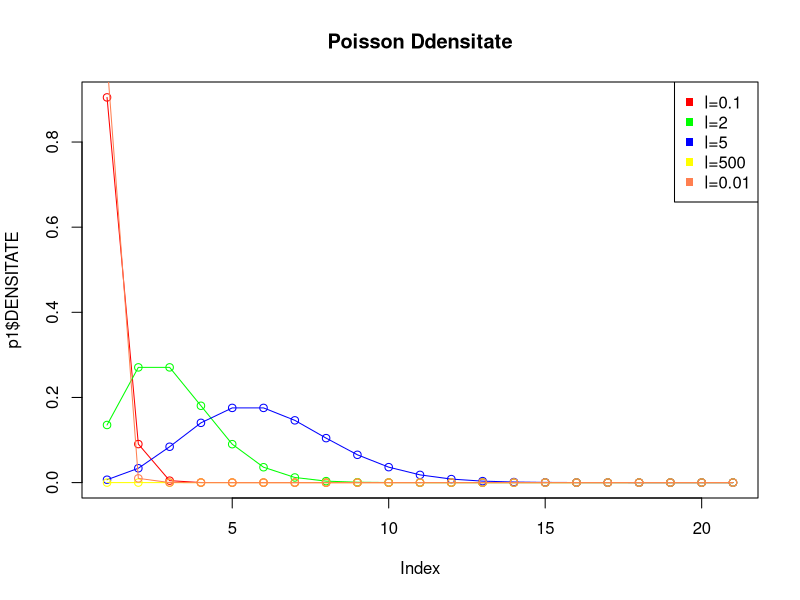
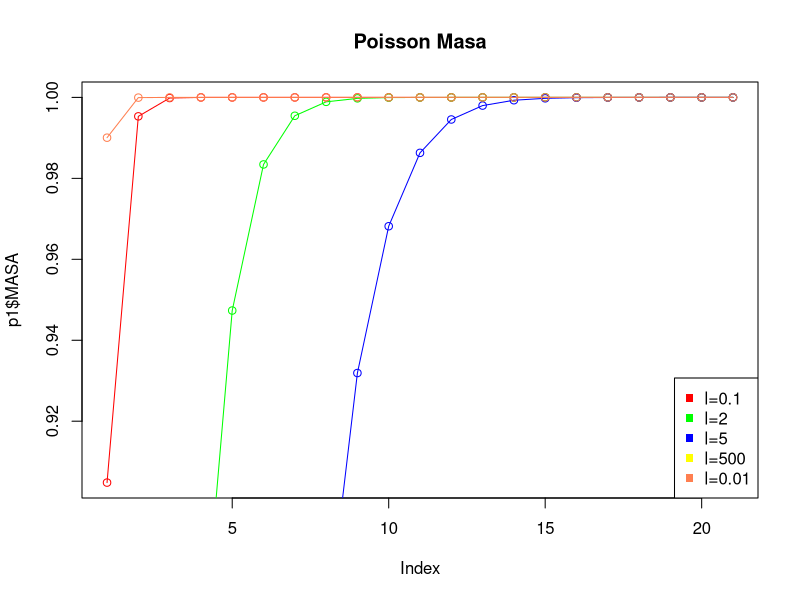
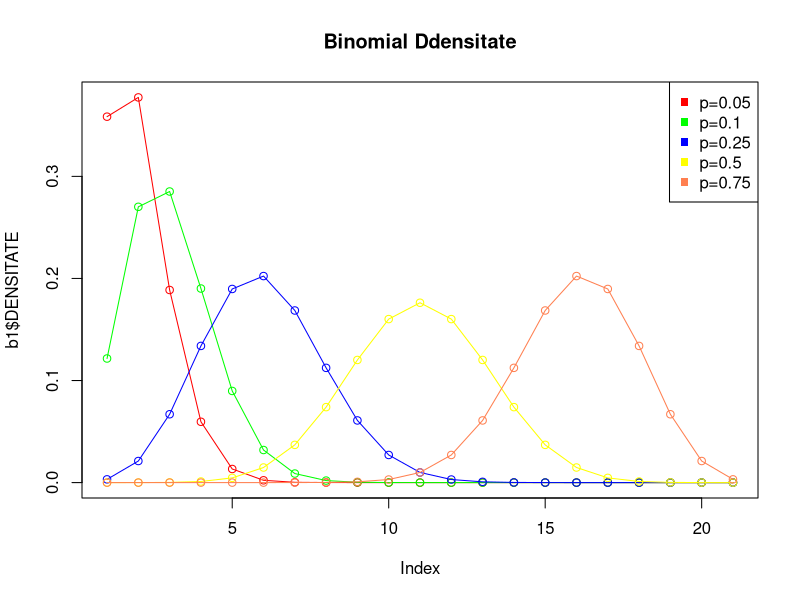
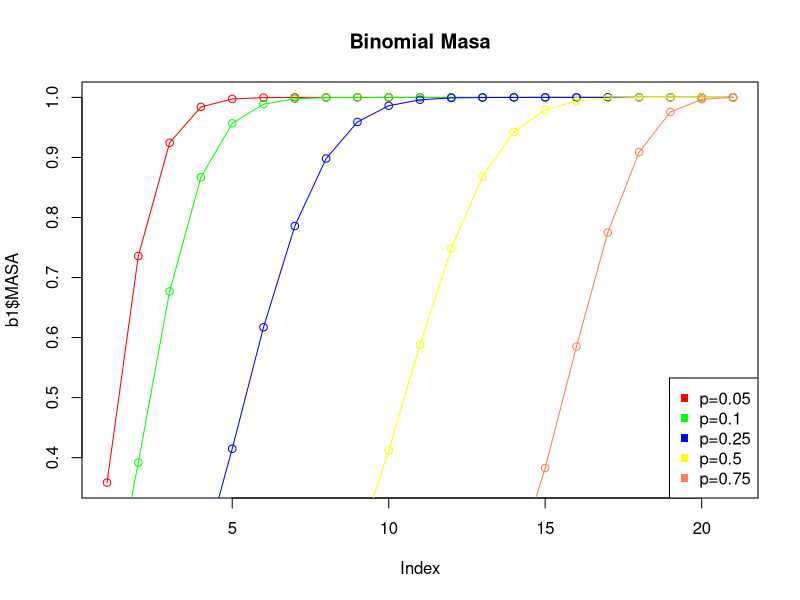
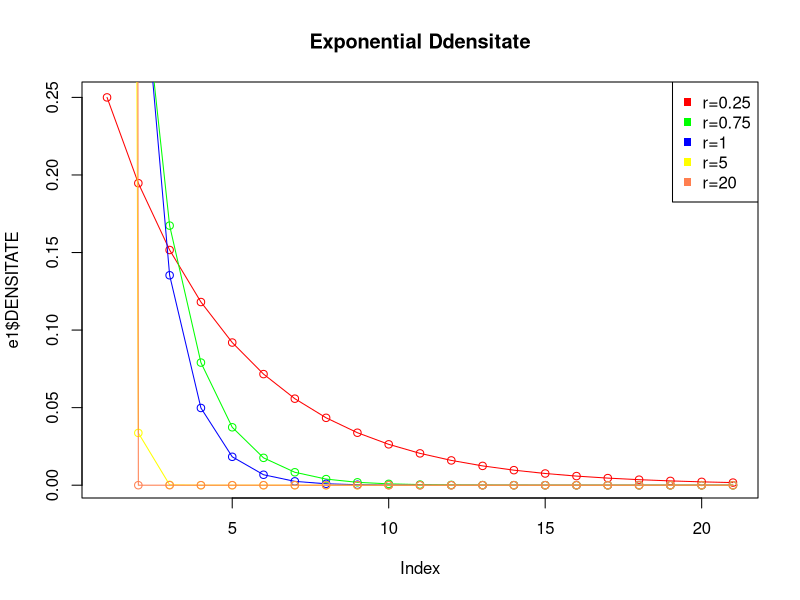
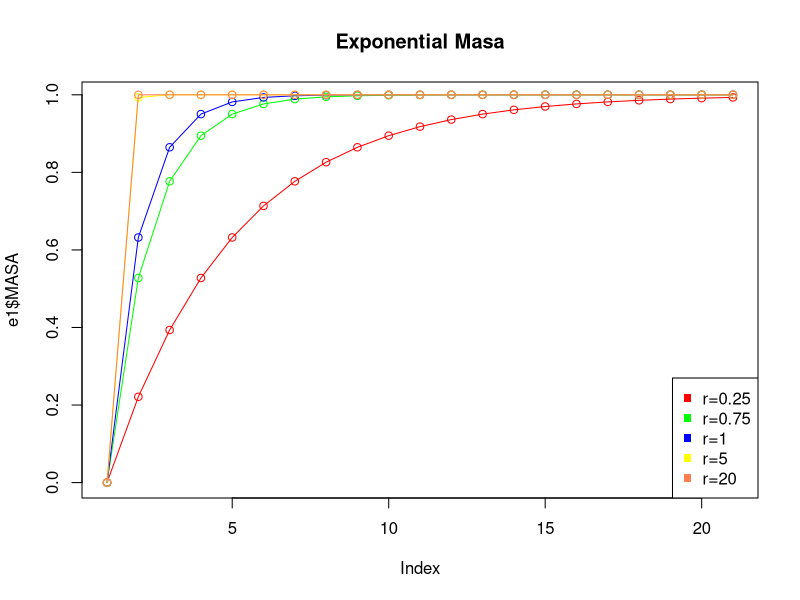
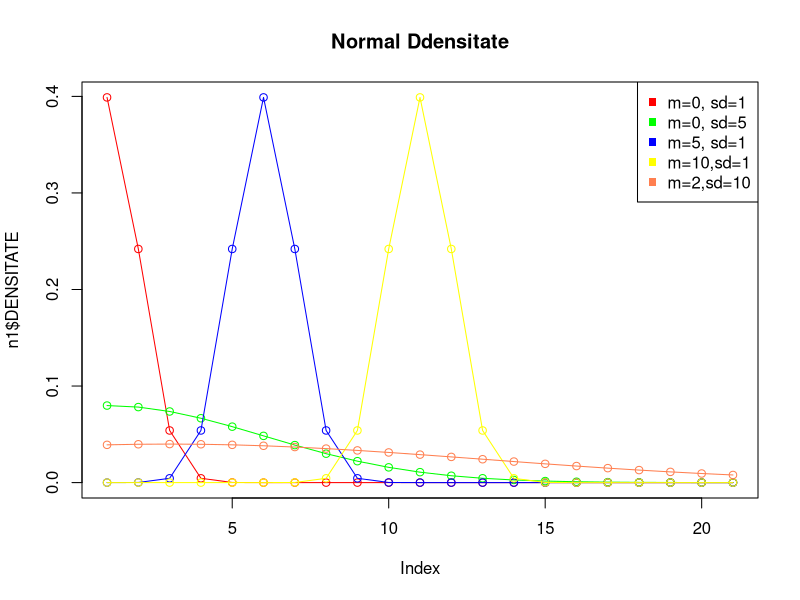
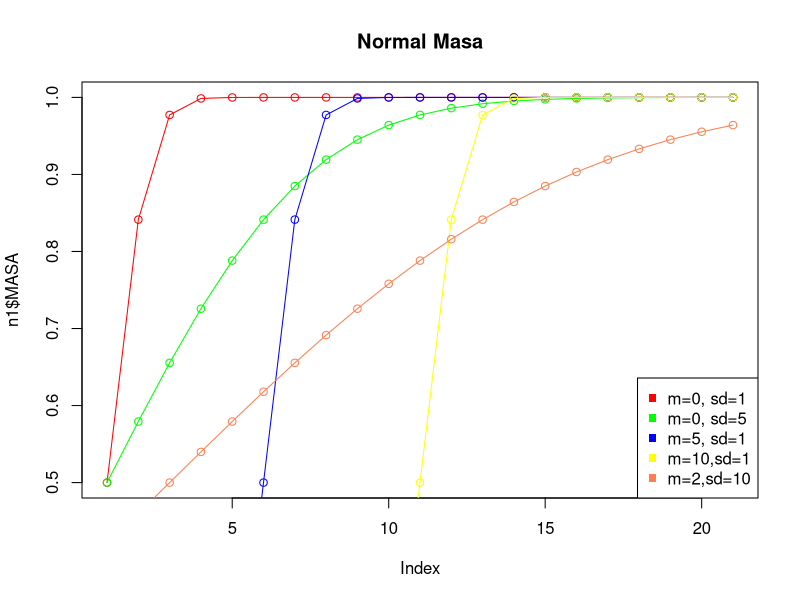

Write R code to recreate these figures, in order.


p = rpois(1000,500)
b = rbinom(1000, 10, 0.1)
e = rexp(1000,10)
n = rnorm(1000,500)
print(var(p))
print(mean(p))
print(var(b))
print(mean(b))
print(var(e))
print(mean(e))
print(var(n))
print(mean(n))

#Ex 2 si 3 graficele functiilor de masa, densitate si functiile de repartitie

##graficele poisson
p1 = data.frame(DENSITATE=dpois(0:20, 0.1), MASA=ppois(0:20, 0.1))
p2 = data.frame(DENSITATE=dpois(0:20, 2), MASA=ppois(0:20, 2))
p3 = data.frame(DENSITATE=dpois(0:20, 5), MASA=ppois(0:20, 5))
p4 = data.frame(DENSITATE=dpois(0:20, 500), MASA=ppois(0:20, 500))
p5 = data.frame(DENSITATE=dpois(0:20, 0.01), MASA=ppois(0:20, 0.01))

plot(p1$DENSITATE, type="o",col="red", main="Poisson Ddensitate") 
lines(p2$DENSITATE,type="o",col="green")
lines(p3$DENSITATE,type="o",col="blue")
lines(p4$DENSITATE,type="o",col="yellow")
lines(p5$DENSITATE,type="o",col="coral")
legend("topright",c("l=0.1","l=2","l=5","l=500", "l=0.01"), col=c("red","green","blue","yellow","coral"),pch=15)

plot(p1$MASA,type="o",col="red", main="Poisson Masa") 
lines(p2$MASA,type="o",col="green")
lines(p3$MASA,type="o",col="blue")
lines(p4$MASA,type="o",col="yellow")
lines(p5$MASA,type="o",col="coral")
legend("bottomright",c("l=0.1","l=2","l=5","l=500", "l=0.01"), col=c("red","green","blue","yellow","coral"),pch=15)

##graficele binomial
b1 = data.frame(DENSITATE=dbinom(0:20, 20, 0.05), MASA=pbinom(0:20, 20, 0.05))
b2 = data.frame(DENSITATE=dbinom(0:20, 20, 0.1), MASA=pbinom(0:20, 20, 0.1))
b3 = data.frame(DENSITATE=dbinom(0:20, 20, 0.25), MASA=pbinom(0:20, 20, 0.25))
b4 = data.frame(DENSITATE=dbinom(0:20, 20, 0.5), MASA=pbinom(0:20, 20, 0.5))
b5 = data.frame(DENSITATE=dbinom(0:20, 20, 0.75), MASA=pbinom(0:20, 20, 0.75))

plot(b1$DENSITATE, type="o",col="red", main="Binomial Ddensitate")
lines(b2$DENSITATE,type="o",col="green")
lines(b3$DENSITATE,type="o",col="blue")
lines(b4$DENSITATE,type="o",col="yellow")
lines(b5$DENSITATE,type="o",col="coral")
legend("topright",c("p=0.05","p=0.1","p=0.25","p=0.5", "p=0.75"), col=c("red","green","blue","yellow","coral"),pch=15)

plot(b1$MASA,type="o",col="red", main="Binomial Masa")
lines(b2$MASA,type="o",col="green")
lines(b3$MASA,type="o",col="blue")
lines(b4$MASA,type="o",col="yellow")
lines(b5$MASA,type="o",col="coral")
legend("bottomright",c("p=0.05","p=0.1","p=0.25","p=0.5", "p=0.75"), col=c("red","green","blue","yellow","coral"),pch=15)

##graficele exponential
e1 = data.frame(DENSITATE=dexp(0:20, 0.25), MASA=pexp(0:20, 0.25))
e2 = data.frame(DENSITATE=dexp(0:20, 0.75), MASA=pexp(0:20, 0.75))
e3 = data.frame(DENSITATE=dexp(0:20, 1), MASA=pexp(0:20, 1))
e4 = data.frame(DENSITATE=dexp(0:20, 5), MASA=pexp(0:20, 5))
e5 = data.frame(DENSITATE=dexp(0:20, 20), MASA=pexp(0:20, 20))

plot(e1$DENSITATE, type="o",col="red", main="Exponential Ddensitate")
lines(e2$DENSITATE,type="o",col="green")
lines(e3$DENSITATE,type="o",col="blue")
lines(e4$DENSITATE,type="o",col="yellow")
lines(e5$DENSITATE,type="o",col="coral")
legend("topright",c("r=0.25","r=0.75","r=1","r=5", "r=20"), col=c("red","green","blue","yellow","coral"),pch=15)

plot(e1$MASA,type="o",col="red", main="Exponential Masa") 
lines(e2$MASA,type="o",col="green")
lines(e3$MASA,type="o",col="blue")
lines(e4$MASA,type="o",col="yellow")
lines(e5$MASA,type="o",col="coral")
legend("bottomright",c("r=0.25","r=0.75","r=1","r=5", "r=20"), col=c("red","green","blue","yellow","coral"),pch=15)

##graficele normal
n1 = data.frame(DENSITATE=dnorm(0:20, 0, 1), MASA=pnorm(0:20, 0, 1))
n2 = data.frame(DENSITATE=dnorm(0:20, 0, 5), MASA=pnorm(0:20, 0, 5))
n3 = data.frame(DENSITATE=dnorm(0:20, 5, 1), MASA=pnorm(0:20, 5, 1))
n4 = data.frame(DENSITATE=dnorm(0:20, 10, 1), MASA=pnorm(0:20, 10, 1))
n5 = data.frame(DENSITATE=dnorm(0:20, 2, 10), MASA=pnorm(0:20, 2, 10))

plot(n1$DENSITATE, type="o",col="red", main="Normal Ddensitate")
lines(n2$DENSITATE,type="o",col="green")
lines(n3$DENSITATE,type="o",col="blue")
lines(n4$DENSITATE,type="o",col="yellow")
lines(n5$DENSITATE,type="o",col="coral")
legend("topright",c("m=0, sd=1","m=0, sd=5","m=5, sd=1","m=10,sd=1", "m=2,sd=10"), col=c("red","green","blue","yellow","coral"),pch=15)

plot(n1$MASA,type="o",col="red", main="Normal Masa") 
lines(n2$MASA,type="o",col="green")
lines(n3$MASA,type="o",col="blue")
lines(n4$MASA,type="o",col="yellow")
lines(n5$MASA,type="o",col="coral")
legend("bottomright",c("m=0, sd=1","m=0, sd=5","m=5, sd=1","m=10,sd=1", "m=2,sd=10"), col=c("red","green","blue","yellow","coral"),pch=15)

#4
aproxPoisson <- function(n,p,k){
  lambda <- n * p
  sum <- 0
  for(x in 0:k)
    sum <- sum + exp(-lambda) * ((lambda ^ x)/factorial(x))
  return(sum)
}
aproxNormala <- function(n,p,k) {    
  numarator = k -n*p
  numitor = sqrt(n*p*(1-p))
  return(pnorm(numarator/numitor))
}
aproxNormalaFactor <- function(n,p,k){
  numarator = k +0.5 -n*p
  numitor = sqrt(n*p*(1-p))
  return(pnorm(numarator/numitor))
}
aproxCampPaulson <- function(n,p,k){
  b <- 1/ (9*(k+1))
  a <- 1/ (9*(n-k))
  r <- ((k+1)*(1-p)) / (p*(n-k))
  c <- (1-b) * r^(1/3)
  miu <- 1 - a
  sigma <-sqrt( a + b*r^(2/3))
  return(pnorm((c-miu)/sigma))
}
Matrice <- function(n,p) {
  matrice <- matrix(nrow=10,ncol=6)
  for(k in 1:10){
    matrice[k,1] <- k
    matrice[k,2] <- pbinom(k, size = n, prob = p)   
    matrice[k,3] <- aproxPoisson(n,p,k)
    matrice[k,4] <- aproxNormala(n,p,k)
    matrice[k,5] <- aproxNormalaFactor(n,p,k)
    matrice[k,6] <- aproxCampPaulson(n,p,k)
  }
  return(matrice)
}

print(Matrice(25,0.05))
print(Matrice(25,0.1))
print(Matrice(50,0.05))
print(Matrice(50,0.1))
print(Matrice(100,0.05))
print(Matrice(100,0.1))
#5
Kolmogorov <- function(n,p)
{
  Max<- 0
  Max1 <- 0
  Max2 <- 0
  Max3 <- 0

  matrice <- matrix(nrow=10,ncol=6)
  for(k in 1:10){
    matrice[k,1] <- k
    matrice[k,2] <- pbinom(k, size = n, prob = p)   
    matrice[k,3] <- aproxPoisson(n,p,k)
    matrice[k,4] <- aproxNormala(n,p,k)
    matrice[k,5] <- aproxNormalaFactor(n,p,k)
    matrice[k,6] <- aproxCampPaulson(n,p,k)
  }
 
      for(k in 1:10)
      {
        if(abs(matrice[k,2]-matrice[k,3]) > Max)
           Max <- abs(matrice[k,2]-matrice[k,3])
        
          if(abs(matrice[k,4]-matrice[k,2]) > Max1)
            Max1 <- abs(matrice[k,2]-matrice[k,4])
          if(abs(matrice[k,5]-matrice[k,2]) > Max2)
            Max2 <- abs(matrice[k,2]-matrice[k,5])
          if(abs(matrice[k,6]-matrice[k,2]) > Max3)
            Max3 <- abs(matrice[k,2]-matrice[k,6])
      }

  
  return(list(
    MaxP=Max,
    MaxN=Max1,
    MaxNF=Max2,
    MaxCP=Max3
  ))
}

domeniuX <- c(0.01, 0.50)
domeniuY <- c(0, 0.4)

plot(c(),type = "o",xlim=domeniuX,ylim=domeniuY,main="Kolmogorov n = 25")
n <- 25
n1 <- 50
n2 <- 100
for(p in seq(0.01, 0.5, 0.01)) {
  maxime <- Kolmogorov(n,p)
  points(x=p, y=maxime$MaxP, xlim=domeniuX, ylim=domeniuY,col="red")
  points(x=p, y=maxime$MaxN, xlim=domeniuX, ylim=domeniuY,col="green")
  points(x=p, y=maxime$MaxNF, xlim=domeniuX, ylim=domeniuY,col="coral")
  points(x=p, y=maxime$MaxCP, xlim=domeniuX, ylim=domeniuY,col="magenta")
}
plot(c(),type = "o",xlim=domeniuX,ylim=domeniuY,main="Kolmogorov n = 50")

for(p in seq(0.01, 0.5, 0.01)) {
  maxime <- Kolmogorov(n1,p)
  points(x=p, y=maxime$MaxP, xlim=domeniuX, ylim=domeniuY,col="red")
  points(x=p, y=maxime$MaxN, xlim=domeniuX, ylim=domeniuY,col="green")
  points(x=p, y=maxime$MaxNF, xlim=domeniuX, ylim=domeniuY,col="coral")
  points(x=p, y=maxime$MaxCP, xlim=domeniuX, ylim=domeniuY,col="magenta")
}

plot(c(),type = "o",xlim=domeniuX,ylim=domeniuY,main="Kolmogorov n = 100")
for(p in seq(0.01, 0.5, 0.01)) {
  maxime <- Kolmogorov(n2,p)
  points(x=p, y=maxime$MaxP, xlim=domeniuX, ylim=domeniuY,col="red")
  points(x=p, y=maxime$MaxN, xlim=domeniuX, ylim=domeniuY,col="green")
  points(x=p, y=maxime$MaxNF, xlim=domeniuX, ylim=domeniuY,col="coral")
  points(x=p, y=maxime$MaxCP, xlim=domeniuX, ylim=domeniuY,col="magenta")
}
#6

functie <- function(miu,sigma,lambda)
{
  return(function(x){
    result <- 2/sigma * dnorm((x-miu)/sigma) * pnorm(lambda*(x-miu)/sigma)
    return(result)
  })
}

domeniuX <- c(0, 10)
domeniuY <- c(0, 1)

plot(functie(4,5,6),type = "o",xlim=domeniuX,ylim=domeniuY,col="red",main="densitatea repartitiei normal-asimetrice")
plot(functie(1,2,3),type = "o",xlim=domeniuX,ylim=domeniuY,col="green",add=TRUE)
plot(functie(2,5,8),type = "o",xlim=domeniuX,ylim=domeniuY,col="blue",add=TRUE)
plot(functie(1,5,6),type = "o",xlim=domeniuX,ylim=domeniuY,col="yellow",add=TRUE)
plot(functie(4,8,6),type = "o",xlim=domeniuX,ylim=domeniuY,col="coral",add=TRUE)
legend(x=4, y=domeniuY[2],c("l=4,5,6","l=1,2,3","l=2,5,8","l=1,5,6", "l=4,8,6"), col=c("red","green","blue","yellow","coral"),pch=1,cex=0.8)



# 7
lambdaResult <-function(n,p){
  return(function(lambda){
    numarator <- (1 - (2 / 3.14) * (lambda^2/(1+lambda^2)))^3 * (1-2*p)^2
    numitor <- (2/3.14) * (4/3.14 - 1)^2 * (lambda^2/ (1+lambda^2))^3 * (n*p*(1-p))/(1-2*p)^2
    return(numarator-numitor)
  })
}

functieCareCalculeazaChestii <- function(n, p) {
  lambdaPatrat <- uniroot(lambdaResult(n,p),c(0,1000))$root
  lambda <- sign(1-p) * sqrt(lambdaPatrat)
  numarator <- n*p*(1-p)
  numitor <- 1 - (2/3.14) * (lambda/(1+lambda)) 
  sigma <- sqrt(numarator/numitor)
  miu <- n*p - sigma * sqrt((2*3.14) * (lambda/(1+lambda)))
  
  return(list(
    miu=miu,
    sigma=sigma,
    lambda=lambda
  ))
}

sigmaFunction <- function(n,p){
  lambdaPatrat <- uniroot(lambdaResult(n,p),c(0,1000))$root
  lambda <- sign(1-p) * sqrt(lambdaPatrat)
  numarator <- n*p*(1-p)
  numitor <- 1 - (2/3.14) * (lambda/(1+lambda)) 
  sigma <- sqrt(numarator/numitor)
  return(sigma)
}

miuFunction <- function(n,p){
  sigma <- sigmaFunction(n,p)
  lambdaPatrat <- uniroot(lambdaResult(n,p),c(0,1000))$root
  lambda <- sign(1-p) * sqrt(lambdaPatrat)
  miu <- n*p - sigma * sqrt((2*3.14) * (lambda/(1+lambda)))
  return(miu)
}


integ <- Vectorize(function(k,n,p){
  lambdaPatrat <- uniroot(lambdaResult(n,p),c(0,1000))$root
  lambda <- sign(1-p) * sqrt(lambdaPatrat)
  sigma <- sigmaFunction(n,p)
  miu <- miuFunction(n,p)
  return(integrate(function(t) { 2*dnorm(t)*pnorm(lambda * t) },-Inf,(k+0.5 - miu)/ sigma)$value)
})

domeniuX <- c(0, 10)
domeniuY <- c(0, 0.4)
n <- 25
p <- 0.1
p2 <- 0.25
chestii <- functieCareCalculeazaChestii(n, p)
barplot(dbinom(2:10, 25, 0.1), xlim=domeniuX,ylim=domeniuY,col="red")
plot(functie(chestii$miu, chestii$sigma, chestii$lambda), xlim=domeniuX,ylim=domeniuY, col="green",add=TRUE)
chestii2 <- functieCareCalculeazaChestii(n, p2)
barplot(dbinom(1:10, 25, 0.25), xlim=domeniuX,ylim=domeniuY,col="red")
plot(functie(chestii2$miu, chestii2$sigma, chestii2$lambda), xlim=domeniuX,ylim=domeniuY, col="green",add=TRUE)

#8

Kolmogorov_8 <- function(n,p)
{
   Max<- 0
 

  
  matrice <- matrix(nrow=10,ncol=3)
  for(k in 1:10){
    matrice[k,1] <- k
    matrice[k,2] <- pbinom(k, size = n, prob = p)   
    matrice[k,3] <- integ(k,n,p)
  
  }
  
  for(k in 1:10)
  {
    if(abs(matrice[k,2]-matrice[k,3]) > Max)
      Max <- abs(matrice[k,2]-matrice[k,3])
  }
  return(Max)
}
domeniuX <- c(0.05, 0.1)
domeniuY <- c(0, 2)

plot(c(),type = "o",xlim=domeniuX,ylim=domeniuY)
n <- 25
n1 <- 50
n2 <- 100
for(p in seq(0.05, 0.1, 0.001)) {
  points(x=p, y=Kolmogorov_8(n,p), xlim=domeniuX, ylim=domeniuY,col="magenta",main="Kolmogorov")
}
plot(c(),type = "o",xlim=domeniuX,ylim=domeniuY)

for(p in seq(0.05, 0.1, 0.001)) {

  points(x=p,y=Kolmogorov_8(n1,p), xlim=domeniuX, ylim=domeniuY,col="magenta",main="Kolmogorov")
}

plot(c(),type = "o",xlim=domeniuX,ylim=domeniuY)
for(p in seq(0.05, 0.1, 0.001)) {
 
  points(x=p, y=Kolmogorov_8(n2,p), xlim=domeniuX, ylim=domeniuY,col="magenta",main="Kolmogorov")
}


#Problema 2

#Punctul a), calcularea functiei fgam

#integram pentru a < 1
f1 <- function(a)
{
  f2 <- function(x)
  {
    x^(a-1) * exp(-x) 
  }
  integrate(f2, 0, Inf)$value
}

#fgam
fgam <- function(a)
{
  if(a == 1) 1 else
    if(a > 1 && floor(a) == a) (a-1)*fgam(a-1) else f1(a)
}



#Punctul b), calcularea functiei fbet

fbet <- function(a, b)
{
  (fgam(a)*fgam(b))/fgam(a+b)
}




#Punctul c)

fprobgamma1 <- function(a, b)
{
  #functia f dupa distributia gamma
  fgamma <- function(x)
  {
    (1/(b^a * fgam(a))) * x^(a-1) * exp(-x/b)
  } 
  
  integrate(fgamma, 0, 3)$value
  
}

fprobgamma2 <- function(a, b)
{
  #functia f dupa distributia gamma
  fgamma <- function(x)
  {
    (1/(b^a * fgam(a))) * x^(a-1) * exp(-x/b)
  }
  
  nr1 <- integrate(fgamma, 0, 5)
  nr2 <- integrate(fgamma, 0, 2)
  nr1$value - nr2$value
  
}

fprobgamma3 <- function(a, b)
{
  #functia f dupa distributia gamma
  fgamma <- function(x)
  {
    (1/(b^a * fgam(a))) * x^(a-1) * exp(-x/b)
  }
  
  
  (integrate(fgamma, 0, 4)$value - integrate(fgamma, 0, 3)$value) / (1-integrate(fgamma, 0, 2)$value)
  
}

fprobbeta4 <- function(a, b)
{
  #functia f dupa distributia beta
  fbeta <- function(x)
  {
    (1/fbet(a, b)) * x^(a-1) * (1-x)^(b-1)
  }
  
  1 - integrate(fbeta, 0, 2)$value
  
}

fprobbeta5 <- function(a, b)
{
  #functia f dupa distributia beta
  fbeta <- function(x)
  {
    (1/fbet(a, b)) * x^(a-1) * (1-x)^(b-1)
  }
  
  integrate(fbeta, 0, 6)$value - integrate(fbeta, 0, 4)$value
  
}

fprobbeta6 <- function(a, b)
{
  #functia f dupa distributia beta
  fbeta <- function(x)
  {
    (1/fbet(a, b)) * x^(a-1) * (1-x)^(b-1)
  }
  
  (integrate(fbeta, 0, 1)$value - integrate(fbeta, 0, 0)$value) / integrate(fbeta, 0, 7)$value
  
}

v1 <- fprobgamma1(1,2)
v2 <- fprobgamma2(1,0.5)
v3 <- fprobgamma3(1,5)
v4 <- fprobbeta4(5,10)
v5 <- fprobbeta5(1,1)
v6 <- fprobbeta6(2,3)
print(v1)
print(v2)
print(v3)
print(v4)
print(v5)
print(v6)




#Punctul d)   

fprobgamma11 <- function(a, b)
{
  #functia f dupa distributia gamma
  fgamma <- function(x)
  {
    (1/(b^a * gamma(a))) * x^(a-1) * exp(-x/b)
  } 
  
  #integrate(fgamma, 0, 3)$value
  return(pgamma(3, shape=a, scale=b))
  
}

fprobgamma22 <- function(a, b)
{
  #functia f dupa distributia gamma
  fgamma <- function(x)
  {
    (1/(b^a * gamma(a))) * x^(a-1) * exp(-x/b)
  }
  
  #nr1 <- integrate(fgamma, 0, 5)
  #nr2 <- integrate(fgamma, 0, 2)
  #nr1$value - nr2$value
  return(pgamma(5, a, b) - pgamma(2, a, b))
  
}

fprobgamma33 <- function(a, b)
{
  #functia f dupa distributia gamma
  fgamma <- function(x)
  {
    (1/(b^a * gamma(a))) * x^(a-1) * exp(-x/b)
  }
  
  
  #(integrate(fgamma, 0, 4)$value - integrate(fgamma, 0, 3)$value) / (1-integrate(fgamma, 0, 2)$value)
  return((pgamma(4, a, b) - pgamma(3, a, b))/(1 - pgamma(3, a, b)))
}

fprobbeta44 <- function(a, b)
{
  #functia f dupa distributia beta
  fbeta <- function(x)
  {
    (1/beta(a, b)) * x^(a-1) * (1-x)^(b-1)
  }
  
  #1 - integrate(fbeta, 0, 2)$value
  return(1 - pbeta(2, shape1=a, shape2=b))
  
}

fprobbeta55 <- function(a, b)
{
  #functia f dupa distributia beta
  fbeta <- function(x)
  {
    (1/beta(a, b)) * x^(a-1) * (1-x)^(b-1)
  }
  
  #integrate(fbeta, 0, 6)$value - integrate(fbeta, 0, 4)$value
  return(pbeta(6, shape1=a, shape2=b) - pbeta(4, shape1=a, shape2=b))
}

fprobbeta66 <- function(a, b)
{
  #functia f dupa distributia beta
  fbeta <- function(x)
  {
    (1/beta(a, b)) * x^(a-1) * (1-x)^(b-1)
  }
  
  #(integrate(fbeta, 0, 1)$value - integrate(fbeta, 0, 0)$value) / integrate(fbeta, 0, 7)$value
  return((pbeta(1, shape1=a, shape2=b) - pbeta(0, shape1=a, shape2=b)) / pbeta(7, shape1=a, shape2=b))
}

v11 <- fprobgamma11(1,2)
v22 <- fprobgamma22(1,0.5)
v33 <- fprobgamma33(1,5)
v44 <- fprobbeta44(5,10)
v55 <- fprobbeta55(1,1)
v66 <- fprobbeta66(2,3)
print(v11)
print(v22)
print(v33)
print(v44)
print(v55)
print(v66)

vect1 <- c(v1, v2, v3, v4, v5, v6)
vect2 <- c(v11, v22, v33, v44, v55, v66)
mat <- cbind(vect1, vect2)
print(mat)


#3
#a

solve_element <- function(A, r, c, R, C) {
  
  no_elem_line = 0
  sum_line = 0
  no_elem_col = 0
  sum_col = 0
  for (col in 2:(C - 1)) {
    if (A[r, col] != -1) {
      no_elem_line = 1 + no_elem_line
      sum_line = sum_line + A[r, col]
    }
  }
  if (no_elem_line == C - 3) {
    ans = A[r, C] - sum_line
    return(ans)
  }
  for (row in 2:(R - 1)) {
    if (A[row, c] != -1) {
      no_elem_col = 1 + no_elem_col
      sum_col = sum_col + A[row, c]
    }
  }
  if (no_elem_col == R - 3) {
    ans = A[R, c] - sum_col
    return(ans)
  }
  ans = -1
  cov_x
  return(ans)
}


generate_random_joint_distribution <- function(n, m)
{
  x = c(sample(1:(10 * n), n, rep=FALSE))
  y = c(sample(1:(10 * m), m, rep=FALSE))
  x = sort(x)
  y = sort(y)
  aux = matrix(sample(1:(n*m), n * m, replace = TRUE), nrow = n, ncol = m)
  joint_distribution = matrix(0, nrow = n + 2, ncol = m + 2)
  for (i in 1:n) {
    joint_distribution[i + 1, 1] = x[i]
    joint_distribution[i + 1, m + 2] = rowSums(aux)[i]
  }
  for (i in 1:m) {
    joint_distribution[1, i + 1] = y[i]
    joint_distribution[n + 2, i + 1] = colSums(aux)[i]
  }
  for (i in 2:(n + 1)) {
    for (j in 2:(m + 1)) {
      joint_distribution[i, j] = aux[i - 1,j - 1]
    }
  }
  for (i in 2:(n + 2)) {
    for (j in 2:(m + 2)) {
      joint_distribution[i, j] = joint_distribution[i, j] / sum(aux)
    }
  }
  colnames_joint_distribution = c(1:m)
  rownames_joint_distribution = c(1:n)
  for (i in 1:m) {
    colnames_joint_distribution[i] = paste(c("y", colnames_joint_distribution[i]), collapse = "", sep = "")
  }
  for (i in 1:n) {
    rownames_joint_distribution[i] = paste(c("x", rownames_joint_distribution[i]), collapse = "", sep = "")
  }
  rownames(joint_distribution) = c("Y", rownames_joint_distribution, "q")
  colnames(joint_distribution) = c("X", colnames_joint_distribution, "p")
  return(joint_distribution)
}

erase_some_values <- function(joint_distribution) 
{
  
  joint_distribution[2, 2] = -1
  joint_distribution[2, 3] = -1
  mini = min(nrow(joint_distribution), ncol(joint_distribution)) - 1
  for (p in 3:mini) {
    joint_distribution[p, p] = -1
  }
  return(joint_distribution)
}

frepcomgen <- function(n, m)
{
  joint_distribution = generate_random_joint_distribution(n, m)
  print("Repartitia comuna completa")
  print(joint_distribution)
  partial_joint_distribution = erase_some_values(joint_distribution = joint_distribution)
  print("Repartitia comuna incompleta")
  print(partial_joint_distribution)
  return(partial_joint_distribution)
}
partial_joint_distribution = frepcomgen(2,3)
#media variabilei x cu distributia p
get_mean <- function(x, p)
{
  mean_x = 0
  for(i in 1:dim(array(x)))
    mean_x = mean_x + x[i] * p[i]
  return(mean_x)
}

#cov[X, Y] unde X are distributia p, y are distributia q, iar repcom este repartitia comuna
get_cov <- function(x, p, y, q, repcom)
{
  mean_x = get_mean(x, p)
  mean_y = get_mean(y, q)
  new_x = x - mean_x
  new_y = y - mean_y
  xy <- 1:(dim(array(x)) + dim(array(y)))
  pxy <- 1:(dim(array(x)) + dim(array(y)))
  k = 1
  for(i in 1:dim(array(x)))
  {
    for(j in 1:dim(array(y)))
    {
      xy[k] <- new_x[i] * new_y[j]
      pxy[k] <- repcom[i, j]
      k = k + 1
    }
  }
  #cov[X, Y] = E[(X - E[X]) * (Y - E[Y])]
  return(get_mean(xy, pxy))
}

# verifica independenta folosind repartitia comuna
fverind <- function(repcom, p, q)
{
  for(i in 1:dim(repcom)[1])
  {
    for(j in 1:dim(repcom)[2])
      if(repcom[i, j] != p[i] * q[j])
        return(FALSE)
  }
  return(TRUE)
}

# pentru necorelare este de ajuns sa verificam covarianta
fvernecor <- function(x, p, y, q, repcom)
{
  if(get_cov(x, p, y, q, repcom) == 0)
    return(TRUE)
  return(FALSE)
}

complete_prob <- function(p)
{
  for(i in 1:dim(array(p)))
  {
    # gaseste valoarea lipsa din repartitie si completeaza astfel incat suma sa fie 1
    if (is.na(p[i]))
    {
      p[i] <- 0
      p[i] <- 1 - sum(p)
    }
  }
}

fcomplrepcom <- function(x, p, y, q, repcom)
{
  n = dim(array(x))
  m = dim(array(y))
  found = TRUE
  # repeta cat timp inca au fost gasite pozitii ce au putut fi completate
  while(found)
  {
    found = FALSE
    # caut linii in repcom in care lipseste doar o valoare
    for(i in 1:n)
    {
      # daca am toate valorile, dar lipseste p[i] se poate calcula
      if(sum(is.na(repcom[i,])) == 0)
      {
        if(is.na(p[i]))
        {
          p[i] <- sum(repcom[i,])
          found = TRUE
        }
      }
      # daca lipseste o singura valoare, dar avem p[i] se poate calcula valoarea lipsa
      if(sum(is.na(repcom[i,])) == 1)
      {
        if(!is.na(p[i]))
        {
          for(j in 1:m)
          {
            if(is.na(repcom[i, j]))
            {
              repcom[i, j] = 0
              repcom[i, j] = p[i] - sum(repcom[i, ])
            }
          }
          found = TRUE
        }
      }
    }
    
    # repeta pentru coloane
    for(j in 1:m)
    {
      if(sum(is.na(repcom[, j])) == 0)
      {
        if(is.na(q[j]))
        {
          q[j] <- sum(repcom[, j])
          found = TRUE
        }
      }
      if(sum(is.na(repcom[, j])) == 1)
      {
        if(!is.na(q[j]))
        {
          for(i in 1:n)
          {
            if(is.na(repcom[i, j]))
            {
              repcom[i, j] = 0
              repcom[i, j] = q[j] - sum(repcom[, j])
            }
          }
          found = TRUE
        }
      }
    }
    
    # daca lipseste o singura valoare din repartitia lui X
    if(sum(is.na(p)) == 1)
    {
      complete_prob(p)
      found = TRUE
    }
    
    # asemenea pentru y
    if(sum(is.na(q)) == 1)
    {
      complete_prob(q)
      found = TRUE
    }
  }
  return(list(a=repcom, b=p, c=q))
}

# generam un caz de 2x3 in care lipsesc valori din repartitia comuna
x1 <- c(0, 1)
p1 <- c(NA, 3/9)

y1 <- c(0, 1, 2)
q1 <- c(1/9, NA, 1/9)

repcom1 <- matrix(c(NA, 0, 4/9, NA, 1/9, 0), nrow=2, ncol=3)
print(repcom1)
# completam repartitia comuna
res <- fcomplrepcom(x1, p1, y1, q1, repcom1)
repcom1 = res$a
p1 = res$b
q1 = res$c
print(repcom1)

#varificam independenta si necorelarea
print(fverind(repcom1, p1, q1))
print(fvernecor(x1, p1, y1, q1, repcom1))

